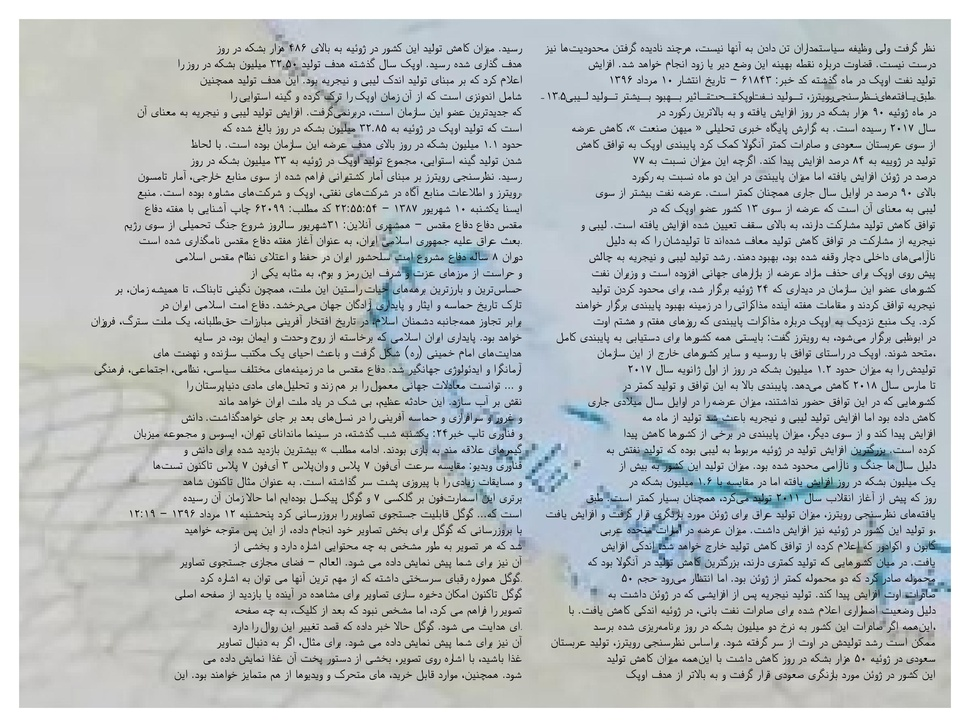
#> input picture pics/image1-1.jpg, 970 x 727 px, shrunk from 3000 x 2250 before the run; its folder holds only this picture in this run
$ python main.py
#> lines starting #> are read from the running program, lines starting #| are printed output that depends on the picture; after the words box and inside, x2 and y2 are one past the last pixel; in counts of white or black regions, pixels touching at a corner belong together
### text_detect/src/threshold.py
'''
In this function we are going to seperate all texts in an image to return a numpy.ndarray
that is a balck image with previos image's texts in white color

1st >>(line 26) >> change image from RGB to Grayscale

2nd >>(line 28)>> use the threshold_multiotsu() function from skimage.filters to find thresholds

3nd >>(line 30)>> detect the segments of thresholds by digitizing the image using np.digitize that returns
an image with bined pixels to numbers of threshold's segments(here we have 5 segments(0,1,2,3,4)

4nd >>(line 32 to 36)>> change each area's pixels into boolian type

5nd >>(line 37 to 38)>> binary the areas that containes pixels of segment_1
(refer to pixels with 0 values(balck pixels)) using ndimage from scipy(nd.binary_opening|_closing) with (1,1) kernel

6nd >>(line 40 to 41)>> make a black image and assigne the binary pixels to it
'''
import cv2
from scipy import ndimage as nd
import numpy as np
from skimage.filters import threshold_multiotsu

def Threshold(image):

    gray = cv2.cvtColor(image, cv2.COLOR_BGR2GRAY) #chainging image from BGR to Grayscale

    thresholds = threshold_multiotsu(gray, classes=5) #threshold the image to 5 segments

    regions  = np.digitize(gray, bins=thresholds) #detect the segments region with binning to thresholds

    seg1 = (regions == 0) #change the segment pixels into boolian by specified value
    seg2 = (regions == 1)
    seg3 = (regions == 2)
    seg4 = (regions == 3)
    seg5 = (regions == 4)
    seg1_open = nd.binary_opening(seg1, np.ones((1,1)))  #binary the segment 1
    seg1_close =nd.binary_closing(seg1_open, np.ones((1,1)))

    all = np.zeros((gray.shape[0], gray.shape[1]), np.uint8)
    all[seg1_close] = (255)

    return all

### text_detect/detect_paragraph.py
'''
In this function we decide to detect and crop each paragraph(here clones of farsi texts)
from the image with image background ,
the input is an image and the output is a list of the images for each paragraph

 1st >> (line 37) >> make a copy of image to work with it

 2nd >> (line 40) >> use Threshold() function from src.threshold to detect all the text pixels

 3nd >> (line 42) >> set a kernel of(5,5) with cv2.getStructuringElement() to detect the words,
dots,numbers,characters,...from Thresholded image

 4nd >> (line 45) >> connect all the words and lines in a paragraph using rect_kernel by iteration of
 10 pixels

 5nd >> (line 48) >> set a contour for each paragraph using cv2.findContours and dilated image

 6nd >> (line 51) >> filter the contours to pic large ones by cv2.arcLength() that gives us
 the contour's perimeter

 6nd >> (line 54) >> sort contours from rigth to left using Ret_x_coordinate

 7nd >> (line 56 to 63) >> find each contour coordinate on and assigne it to the image to crop the paragraph
 and append to a list

'''

import cv2
import numpy as np
from text_detect.src.contours_coordinate import Ret_x_coordinate
from text_detect.src.threshold import Threshold

def Paragraph_detect(image):

    duplicate_image = image.copy() #make a copy of image

    all = Threshold(duplicate_image) #detect the texts from image

    #set a rectangular kernel to containe all alphabets character and words of a text line such as dots,numbers,...
    rect_kernel = cv2.getStructuringElement(cv2.MORPH_RECT, (5, 5))

    #connect the words by iteration 10 pixels
    dilation = cv2.dilate(all, rect_kernel, iterations = 10)

    #find contours of each paragraph
    contours, _ = cv2.findContours(dilation, cv2.RETR_EXTERNAL, cv2.CHAIN_APPROX_NONE)

    #filter the large contours
    filtered_contours = [cnt for cnt in contours if cv2.arcLength(cnt,True)>=1000]

    #sorting contours from right to left
    sorted_contours = sorted(filtered_contours, key=Ret_x_coordinate, reverse=True)

    text_paragraps = []
    for contour in sorted_contours:
       x, y, w, h = cv2.boundingRect(contour) #find the contours coordinates

       #Recognize each paragraph and Crop the paragraph from original image
       paragraph = image[y:y + h, x:x+w]

       text_paragraps.append(paragraph)

    return text_paragraps

### text_detect/src/contours_coordinate.py
'''
In this function we detect centroid coordinates of contours on X axi using cv2.moments() function
'''
import cv2

def Ret_x_coordinate(contour):
  if cv2.contourArea(contour) > 10 :
    centroid_moment = cv2.moments(contour)
    center = (int(centroid_moment['m10']/centroid_moment['m00']))
    return center
  else:
    pass

### text_detect/detect_line.py
'''
In this function we are going to crop each text lines from the image , input of function is a list of images
that each image cotaines one paragraph of the source image, and the output is a multipule dictionary that
containes images of each text lines of paragraphs

1st >> (line 29 to 34) >> import necessary libraries and modules

2nd >> (line 41) >> iterate each paragraph image with a for loop

3nd >> (line 43) >> use Threshold() function from src.threshold to detect all the text pixels

4nd >> (line 46) >> set a kernel with 3 hight and 30 wight to containe all the chararcters i a text line
such as dots,numbers,...

5nd >> (line 49) >> dilate the image width the kernel and iteration 1 pixel to connect all characters
in text line

6nd >> (line 52) >> set a contour for each dilated line width cv2.findContours

7nd >> (line 55) >> filter the contours for only contours widght biger than 20 pixels

8nd >> (line 58) >> sort the contours for only text lines using againe cv2.boungingRect

9nd >> (line 63 to 77) >> find the coordinate of each contour and crop that coordinate from image of paragraph
to detect the line and save it to a dictionary
'''


import cv2
from text_detect.src.threshold import Threshold

def Line_detect(list_of_paragraphs):

    paragraphs={}
    parag = 0

    for image in list_of_paragraphs :

        all = Threshold(image)#find all texts by thresholding the image

        #set a rectangular kernel for each line
        rect_kernel = cv2.getStructuringElement(cv2.MORPH_RECT, (30, 3))

        #connect all the words of each line
        dilation = cv2.dilate(all, rect_kernel, iterations = 1)

        #set a contour for each line
        contours, _ = cv2.findContours(dilation, cv2.RETR_EXTERNAL, cv2.CHAIN_APPROX_SIMPLE)

        #filter contours for only lines
        filtered_contours = [cnt for cnt in contours if (cv2.boundingRect(cnt)[2] / cv2.boundingRect(cnt)[3])>=20.0]

        #sorting contours from top to bottom
        sorted_contours = sorted(filtered_contours, key=lambda contour: cv2.boundingRect(contour)[1])

        text_images = {}
        text_number = 0

        for contour in sorted_contours:
            x, y, w, h = cv2.boundingRect(contour)

            #Recognize each line coordinate and crop the image
            line_image = image[y:y + h, x:x+w]
            text_number+=1
            keys=text_number
            value=line_image
            text_images[keys]=text_images.setdefault(keys, value)


        parag+=1
        key='paragraf_num_{}'.format(parag)
        values= text_images
        paragraphs[key]=paragraphs.setdefault(key, values)

    return paragraphs

### text_detect/src/save_images.py
import cv2
import pathlib
import os

storeg_path = os.path.abspath('storeg')
dict_of_images:dict
def save_images(dict_of_images:dict):

   image_names=list(dict_of_images.keys())

   for image_name in image_names:

       paragraf_numbers = list((dict_of_images[image_name]).keys())
       for parag_num in paragraf_numbers:
           img_numbers = list((dict_of_images[image_name][parag_num]).keys())
           for image_num in img_numbers:

               img_name = "{}_{}_sentence num {}".format(str(image_name),
                                                          str(parag_num),
                                                          str(image_num))
               image =dict_of_images[image_name][parag_num][image_num]

               image_path = os.path.join(storeg_path, '{}.jpg'.format(img_name))

               cv2.imwrite(image_path, image)

### main.py
import os
import pathlib
import cv2
from text_detect.detect_line import Line_detect
from text_detect.detect_paragraph import Paragraph_detect
from text_detect.src.save_images import save_images


folder = f"{pathlib.Path(__file__).resolve().parent}/pics"
def main():

   dict1 = {}
   for filename in os.listdir(folder):


      img = cv2.imread(os.path.join(folder, filename))
#> img is the input picture: shape (727, 970, 3); mean B, G, R 193.8, 192.4, 186.8

      list_parag = Paragraph_detect(img)
#> in Threshold, `thresholds = threshold_multiotsu(gray, classes=5)`: thresholds = [79, 131, 177, 226]
#> in Threshold, `regions  = np.digitize(gray, bins=thresholds)`:
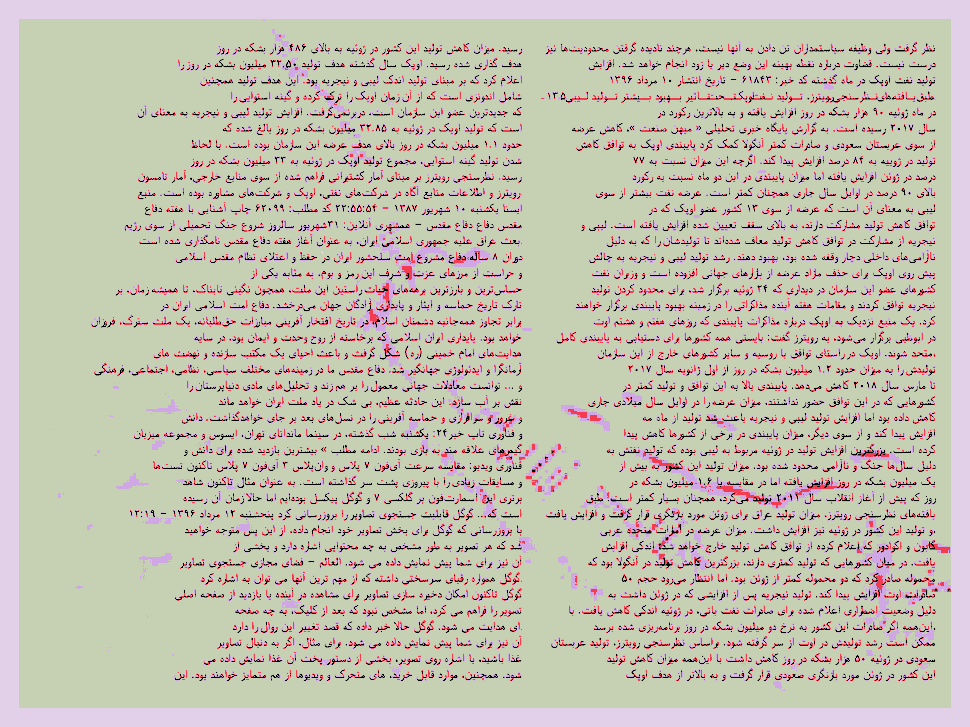
#> regions: shape (727, 970) int64; 5 distinct labels, from 0 to 4; one colour per label, 0 black
#> in Threshold, `seg1 = (regions == 0)`:
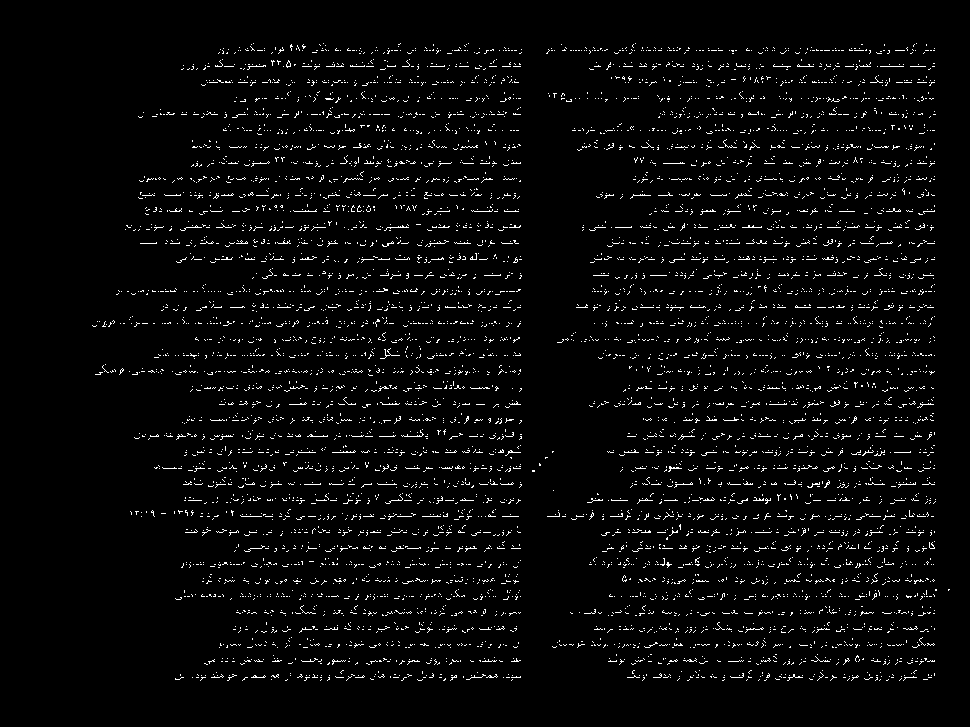
#> seg1: shape (727, 970) bool; 3.4% white in thin lines or dots, all inside (x1, y1, x2, y2) = (92, 43, 950, 681)
#> in Threshold, `seg2 = (regions == 1)`: seg2: shape (727, 970) bool; 4.9% white in thin lines or dots, all inside (x1, y1, x2, y2) = (91, 35, 951, 681)
#> in Threshold, `seg3 = (regions == 2)`: seg3: shape (727, 970) bool; 5.9% white in thin lines or dots, all inside (x1, y1, x2, y2) = (50, 20, 951, 691)
#> in Threshold, `seg4 = (regions == 3)`: seg4: shape (727, 970) bool; 76.6% white; 2917 black regions (1386 under 20 px), largest, box (x1, y1, x2, y2) and area: (0, 0, 970, 727) 63895, (355, 236, 498, 384) 3497, (618, 445, 850, 509) 2751
#> in Threshold, `seg5 = (regions == 4)`: seg5: shape (727, 970) bool; 9.1% white; 1236 white regions (1235 under 20 px), largest, box (x1, y1, x2, y2) and area: (0, 0, 970, 727) 63042
#> in Paragraph_detect, `dilation = cv2.dilate(all, rect_kernel, iterations = 10)`:
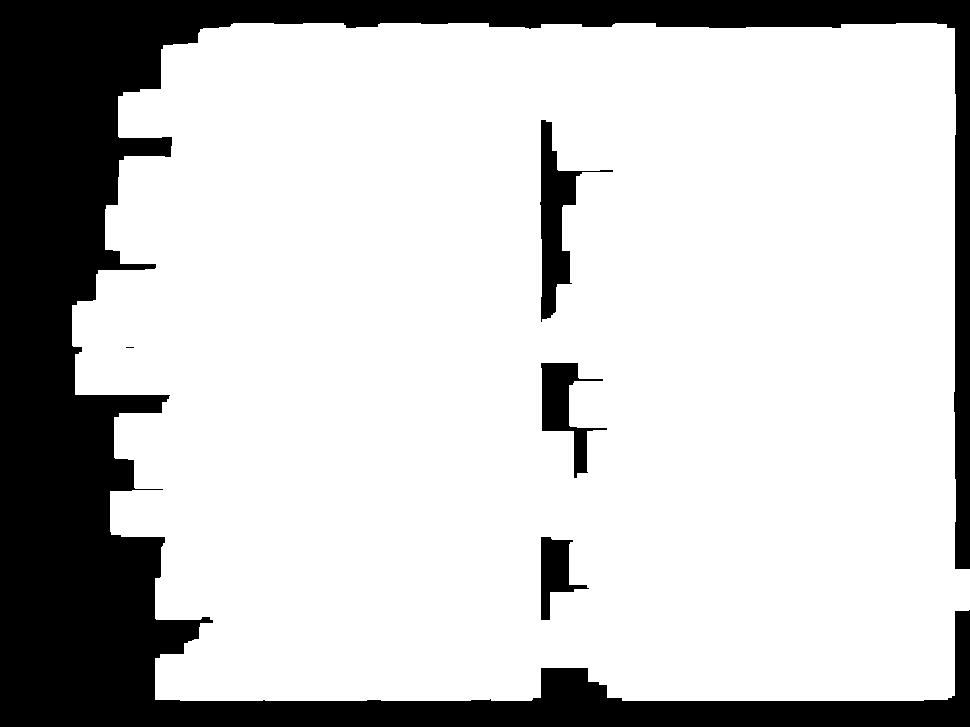
#> dilation: shape (727, 970); 77.6% white; 5 black regions (1 under 20 px)
#> in Paragraph_detect, `contours, _ = cv2.findContours(dilation, cv2.RETR_EXTERNAL, cv2.CHAIN_..`: contours = 1 contour; box (x1, y1, x2, y2) and area: (72, 23, 970, 701) 554400
#> in Paragraph_detect, `filtered_contours = [cnt for cnt in contours if cv2.arcLength(cnt,True..`: filtered_contours has the same summary as contours
#> in Ret_x_coordinate, `centroid_moment = cv2.moments(contour)`: centroid_moment = moments, m00 554400.5, centre m10/m00, m01/m00 = (541.7, 360)
#> in Ret_x_coordinate, `center = (int(centroid_moment['m10']/centroid_moment['m00']))`: center = 541
#> in Paragraph_detect, `sorted_contours = sorted(filtered_contours, key=Ret_x_coordinate, reve..`: sorted_contours has the same summary as contours
#> the loop in Paragraph_detect, `for contour in sorted_contours:` made 1 pass
#> (x, y, w, h) on pass 1: (72, 23, 898, 678)
#> after the loop in Paragraph_detect, `for contour in sorted_contours:`: text_paragraps = 1 item
#> list_parag = 1 item
      dict1["{}".format(filename)] = Line_detect(list_parag)
#> the loop in Line_detect, `for image in list_of_paragraphs : ` made 1 pass
#> (thresholds in Threshold, parag, key) on pass 1: ([79, 131, 177, 224], 1, 'paragraf_num_1')
#> pass 1, in Threshold (call 2), `gray = cv2.cvtColor(image, cv2.COLOR_BGR2GRAY)`:
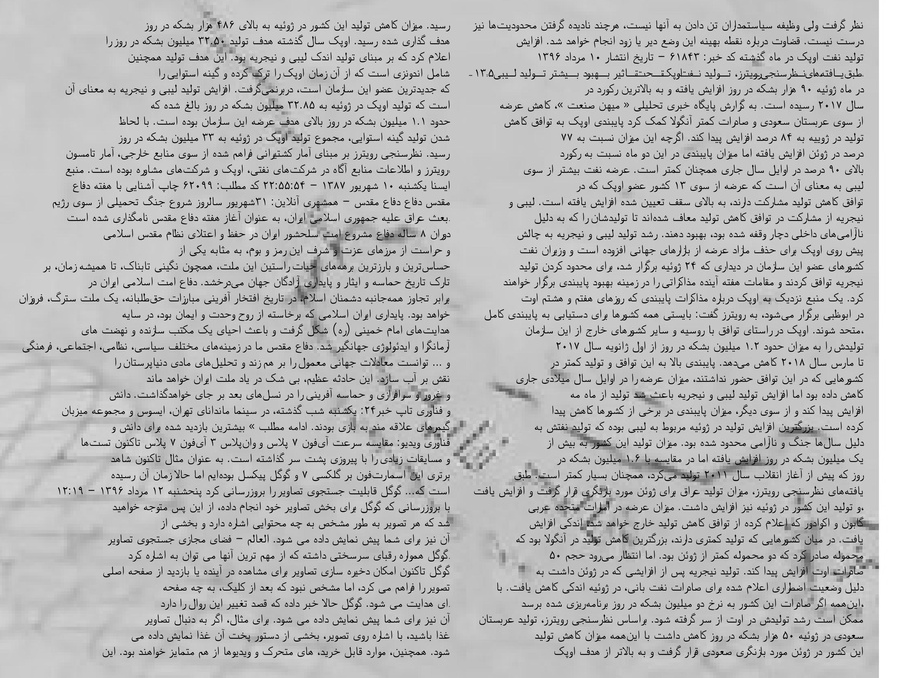
#> gray: shape (678, 898); min 0, max 255, mean 184.9
#> pass 1, in Threshold (call 2), `regions  = np.digitize(gray, bins=thresholds)`:
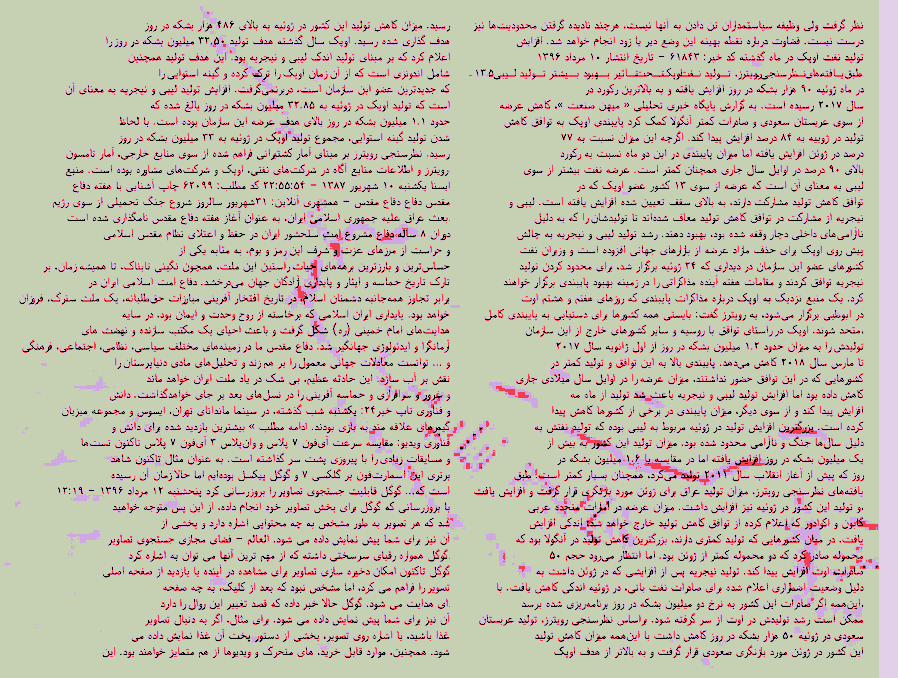
#> regions: shape (678, 898) int64; 5 distinct labels, from 0 to 4; one colour per label, 0 black
#> pass 1, in Threshold (call 2), `seg2 = (regions == 1)`:
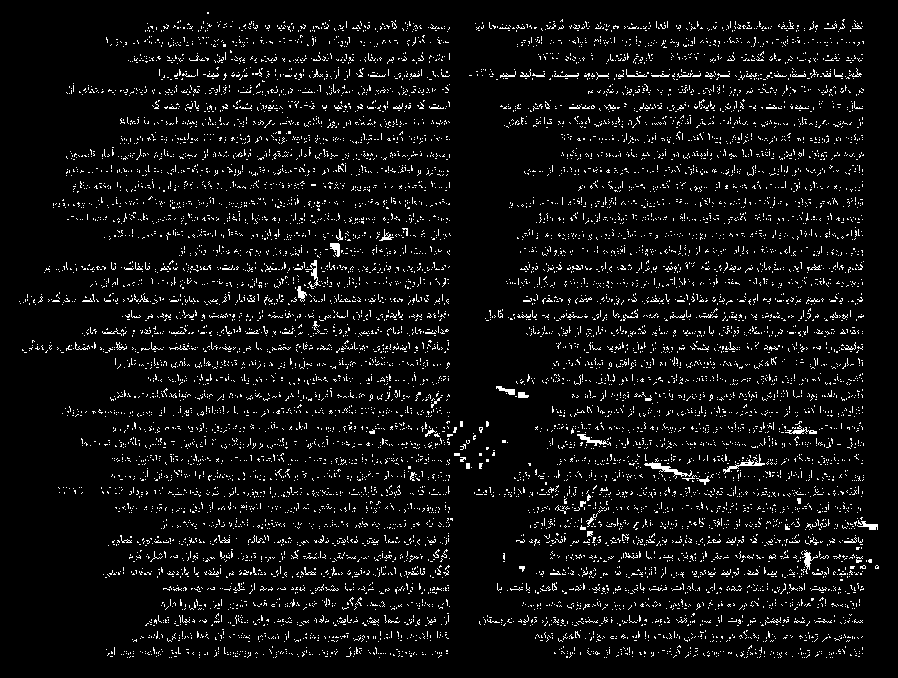
#> seg2: shape (678, 898) bool; 5.7% white in thin lines or dots
#> after the loop in Line_detect, `for image in list_of_paragraphs :`: all: shape (678, 898); 3.9% white in thin lines or dots, all inside (x1, y1, x2, y2) = (20, 20, 878, 658)
#> after the loop in Line_detect, `for image in list_of_paragraphs :`:
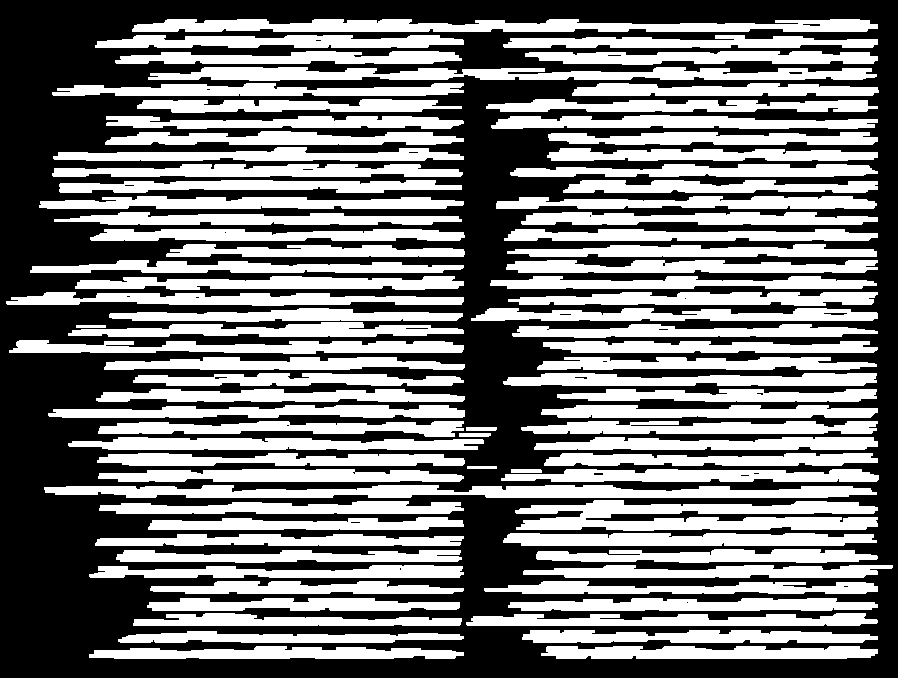
#> dilation: shape (678, 898); 47.2% white; 81 white regions, largest, box (x1, y1, x2, y2) and area: (44, 485, 877, 498) 7942, (515, 500, 878, 531) 7638, (132, 19, 878, 32) 7292
#> after the loop in Line_detect, `for image in list_of_paragraphs :`: parag = 1; paragraphs = 1 item

   save_images(dict1)
#> in save_images, `image_names=list(dict_of_images.keys())`: image_names = ['image1-1.jpg']
#> the loop in save_images, `for image_name in image_names: ` made 1 pass


if __name__=="__main__":

   main()
